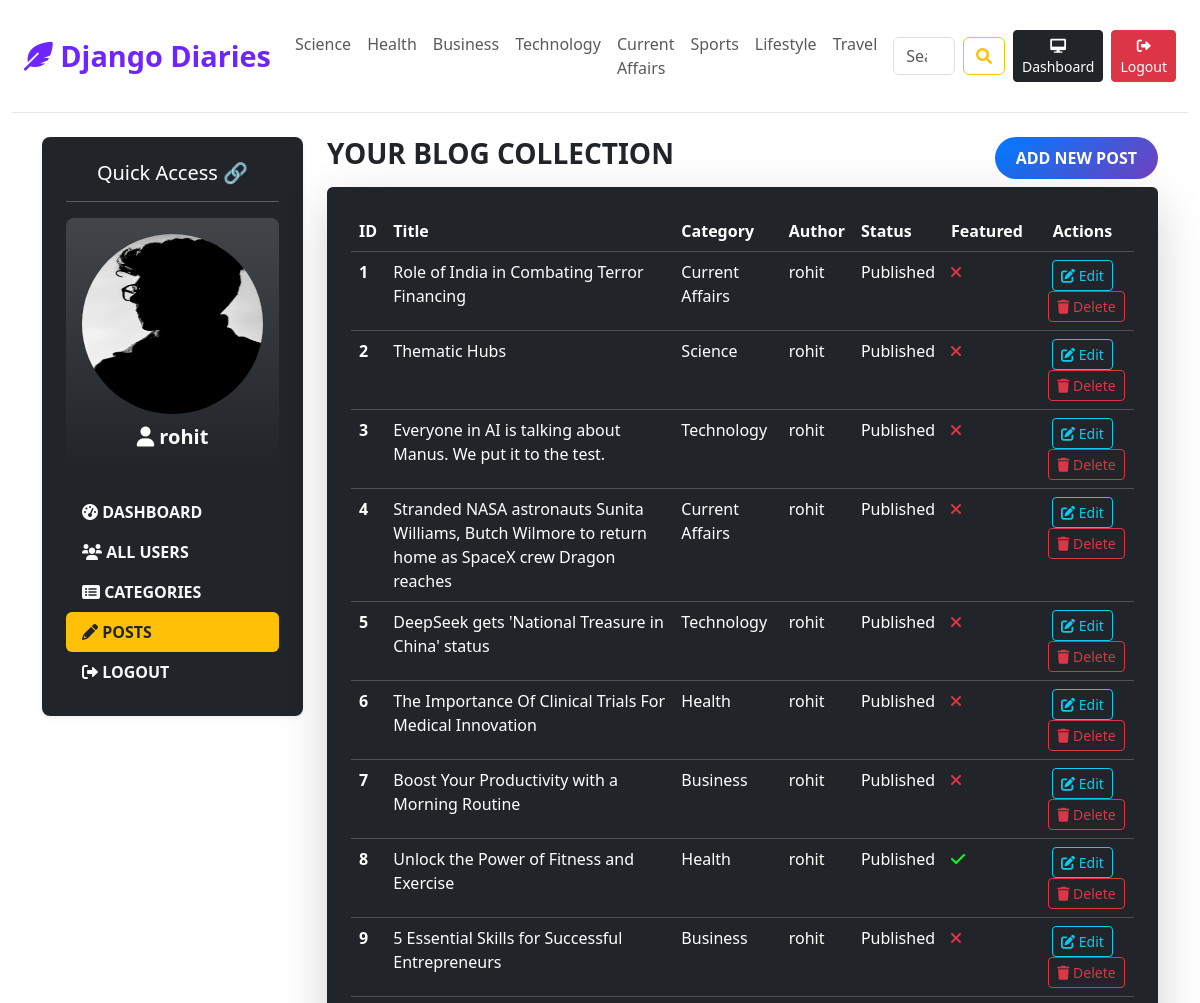
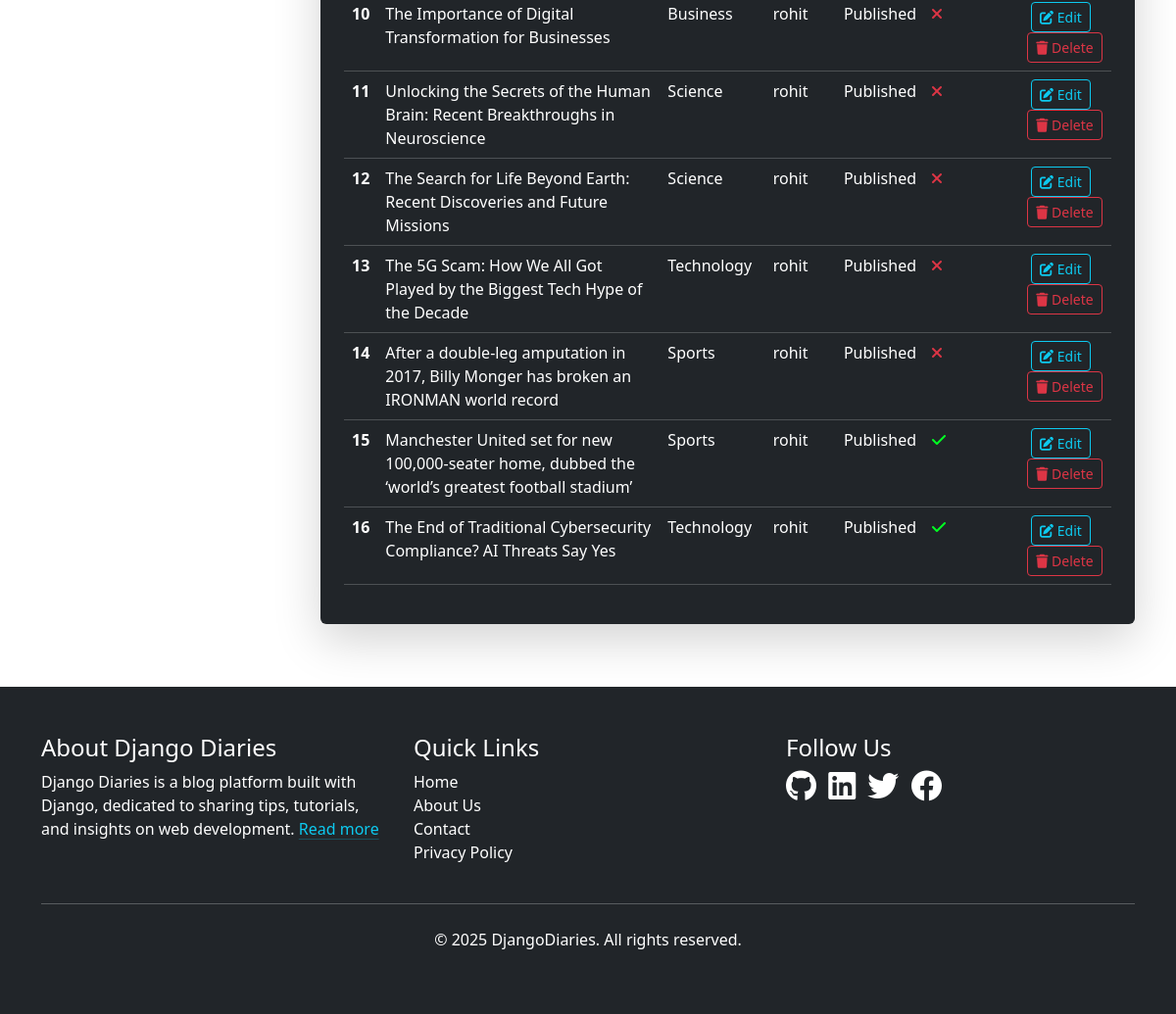
The page /dashboard/posts/ (signed in) on the database its author committed (2 pictures, top to bottom).
### blogs/models.py (models this page shows, shortened)
class Category(models.Model):
    category_name = models.CharField(max_length=50, unique=True)
    created_at = models.DateTimeField(auto_now_add=True)
    updated_at = models.DateTimeField(auto_now=True)
    class Meta:
        verbose_name_plural = "categories"

class Blogs(models.Model):
    STATUS_CHOICES = (
        ('draft','Draft'),
        ('published','Published'),
    )
    title = models.CharField(max_length=100, unique=True)
    slug = models.SlugField(unique=True, blank=True)
    category = models.ForeignKey(Category, on_delete=models.CASCADE)
    author = models.ForeignKey(User, on_delete=models.CASCADE)
    blog_image = models.ImageField(upload_to='uploads/%Y/%m/%d',blank=True, null=True)
    short_description = models.TextField(max_length = 1000)
    blog_body = models.TextField(max_length = 5000)
    status = models.CharField(choices = STATUS_CHOICES, default='draft', max_length=50)
    is_featured = models.BooleanField(default=False)
    created_at = models.DateTimeField(auto_now_add=True)
    updated_at = models.DateTimeField(auto_now=True)
    class Meta:
        verbose_name_plural = "blogs"

### dashboard/models.py (models this page shows, shortened)
class UserProfile(models.Model):
    user = models.OneToOneField(User, on_delete=models.CASCADE)
    profile_image = models.ImageField(upload_to='profile_pics/', null=True, blank=True)

### dashboard/views.py (the view)
# urls.py: path('posts/', views.posts, name='posts'),
def posts(request):
    user_posts = Blogs.objects.filter(author=request.user)
    user_profile = UserProfile.objects.filter(user=request.user).first()
    context = {
        'posts': user_posts,
        'user_profile': user_profile,
    }
    return render(request, 'dashboard/posts.html',context)

### blogs/context_processors.py (called while the page is built)
def get_categories(request):
    categories = Category.objects.all()
    return {'categories': categories}

### templates/dashboard/posts.html
{% extends "base/base.html" %}
{% block content %}
<div class="container mt-4 text-light">
    <div class="row">
        {% include "dashboard/LeftSideBar.html" %}
        <div class="col-md-9 mb-5">
            <div class="d-flex justify-content-between align-items-center mb-2">
                <h3 class="fw-bold text-dark text-uppercase">Your Blog Collection</h3>
                <a href="{% url 'add_posts' %}" class="btn custom-badge">Add New POST</a>
            </div>
            <div class="card bg-dark border-0 shadow-lg">
                <div class="card-body p-4">
                    <table class="table table-dark table-hover">
                        <thead class="bg-info text-white">
                            <tr>
                                <th>ID</th>
                                <th>Title</th>
                                <th>Category</th>
                                <th>Author</th>
                                <th>Status</th>
                                <th>Featured</th>
                                <th class="text-center">Actions</th>
                            </tr>
                        </thead>
                        <tbody>
                            {% for post in posts %}
                            <tr>
                                <th>{{ forloop.counter }}</th>
                                <td>{{ post.title }}</td>
                                <td>{{ post.category.category_name }}</td>
                                <td>{{ post.author }}</td>
                                <td>{{ post.get_status_display }}</td>
                                <td>
                                    {% if post.is_featured %}
                                      <i class="fas fa-check" style='color:#00ff22;'></i>
                                    {% else %}
                                      <i class="fas fa-times text-danger"></i>
                                    {% endif %}
                                  </td>
                                <td class="text-center">
                                    <a href="{% url "edit_posts" post.id %}" class="btn btn-outline-info btn-sm" title="Edit">
                                        <i class="fa-solid fa-pen-to-square"></i> Edit
                                    </a>
                                    <a href="{% url "delete_posts" post.id %}" class="btn btn-outline-danger btn-sm ms-2" title="Delete">
                                        <i class="fa-solid fa-trash"></i> Delete
                                    </a>
                                </td>
                            </tr>
                            {% endfor %}
                        </tbody>
                    </table>
                </div>
            </div>
        </div>
    </div>
</div>
{% endblock %}

### templates/base/header.html (shortened to what this page needs)
{% load static %}
<!DOCTYPE html>
<html lang="en" data-bs-theme="light">
  <head>
    <link href="https://cdnjs.cloudflare.com/ajax/libs/font-awesome/6.0.0-beta3/css/all.min.css" rel="stylesheet">
    <link href="https://cdn.jsdelivr.net/npm/bootstrap@5.3.3/dist/css/bootstrap.min.css" rel="stylesheet">
    <link href="{% static 'css/blog.css' %}" rel="stylesheet">
  </head>
  <body>
    <div class="container-fluid">
      <header class="blog-header py-3 sticky-top bg-white">
        <nav class="navbar navbar-expand-lg navbar-light">
          <div class="container-fluid">
            <a class="navbar-brand custom-hover" href="/">
              <i class="fas fa-feather-alt"></i> Django Diaries
            </a>
            <div class="collapse navbar-collapse" id="navbarNav">
              <ul class="navbar-nav me-auto mb-2 mb-lg-0">
                {% for category in categories %}
                  <li class="nav-item">
                    <a class="nav-link custom-hover" href="{% url 'posts_by_category' category.id %}">{{ category.category_name }}</a>
                  </li>
                {% endfor %}
              </ul>
              <form class="d-flex m-2" action="{% url 'search' %}" method="GET">
                <input class="form-control me-2" type="search" placeholder="Search" aria-label="Search" name="keyword">
                <button class="btn btn-outline-warning" type="submit"><i class="fa fa-search"></i></button>
              </form>
              <div class="d-flex">
                {% if not user.is_authenticated %}
                  <a class="btn btn-sm btn-warning me-2" href="{% url 'login' %}"><i class="fa fa-sign-in-alt"></i> Login</a>
                  <a class="btn btn-sm btn-dark" href="{% url 'register' %}"><i class="fa fa-user-plus"></i> Register</a>
                {% else %}
                  <a class="btn btn-sm btn-dark me-2" href="{% url 'dashboard' %}"><i class="fas fa-desktop"></i> Dashboard</a>
                  <a class="btn btn-sm btn-danger" href="{% url 'logout' %}"><i class="fas fa-sign-out-alt"></i> Logout</a>
                {% endif %}
              </div>
            </div>
          </div>
        </nav>
      </header>

### templates/dashboard/LeftSideBar.html (shortened to what this page needs)
<div class="col-md-3 mb-5">
    <div class="bg-dark text-white p-4 rounded-3 shadow-sm">
        <h5 class="text-center mb-3">Quick Access 🔗</h5>
        <hr>
        <div class="bg-gradient p-3 rounded-3 mb-4 text-center">
            {% if user_profile and user_profile.profile_image %}
                <img src="{{ user_profile.profile_image.url }}" alt="Profile Image" class="img-fluid rounded-circle mb-2" style="width: 200px; height: 180px;">
            {% else %}
                <i class="fas fa-user-circle fa-3x mb-2"></i>
            {% endif %}
            <p class="mb-0 fw-bold fs-5"><i class="fas fa-user"></i> <strong>{{ request.user.username }}</strong></p>
        </div>
        <div class="nav flex-column text-uppercase">
            <a href="{% url 'dashboard' %}" class="nav-link text-light py-2 fw-bold {% if '/dashboard/' == request.path %}bg-warning text-dark rounded-2{% endif %}">
                <i class="fas fa-tachometer-alt"></i> Dashboard
            </a>
            {% if perms.auth.view_user %}
                <a href="{% url 'users' %}" class="nav-link text-light py-2 fw-bold {% if '/users/' in request.path %}bg-warning text-dark rounded-2{% endif %}">
                    <i class="fa fa-users"></i> All Users
                </a>
            {% endif %}
            <a href="{% url 'categories' %}" class="nav-link text-light py-2 fw-bold {% if '/categories/' in request.path %}bg-warning text-dark rounded-2{% endif %}">
                <i class="fas fa-list-alt"></i> Categories
            </a>
            <a href="{% url 'posts' %}" class="nav-link text-light py-2 fw-bold {% if '/posts' in request.path %}bg-warning text-dark rounded-2{% endif %}">
                <i class="fas fa-pencil-alt"></i> Posts
            </a>
            <a href="{% url "logout" %}" class="nav-link text-light py-2 fw-bold">
                <i class="fas fa-sign-out-alt"></i> Logout
            </a>
        </div>
    </div>
</div>

### static/css/blog.css (style rules this page uses)
.blog-header { border-bottom: 1px solid #e5e5e5; }
.navbar-brand { font-size: 2rem; font-weight: bold; color: #6e25ff !important; }
.custom-hover { position: relative; text-decoration: none; transition: color 0.3s ease; }
.custom-hover::after { content: ''; position: absolute; width: 100%; transform: scaleX(0); height: 2px; bottom: 0; left: 0; background-color: #007bff; transform-origin: bottom right; transition: transform 0.25s ease-out; }
.custom-badge { background: linear-gradient(135deg, #007bff, #6f42c1); border-radius: 50px; padding: 8px 20px; color: white; text-transform: uppercase; font-weight: 600; text-decoration: none; transition: transform 0.3s ease, background-color 0.3s ease; display: inline-block; }
@media (min-width: 768px) { .navbar-brand { font-size: 1.8rem; } }

### rows shown on the page
Category: category_name "Science"
Category: category_name "Health"
Category: category_name "Business"
Category: category_name "Technology"
Category: category_name "Current Affairs"
Category: category_name "Sports"
Category: category_name "Lifestyle"
Category: category_name "Travel"
UserProfile: profile_image (picture)
Blogs: title "Role of India in Combating Terror Financing", category.category_name "Current Affairs", author "rohit", status "Published", is_featured False (drawn)
Blogs: title "Thematic Hubs", category.category_name "Science", author "rohit", status "Published", is_featured False (drawn)
Blogs: title "Everyone in AI is talking about Manus. We put it to the test.", category.category_name "Technology", author "rohit", status "Published", is_featured False (drawn)
Blogs: title "Stranded NASA astronauts Sunita Williams, Butch Wilmore to return home as SpaceX crew Dragon reaches", category.category_name "Current Affairs", author "rohit", status "Published", is_featured False (drawn)
Blogs: title "DeepSeek gets 'National Treasure in China' status", category.category_name "Technology", author "rohit", status "Published", is_featured False (drawn)
Blogs: title "The Importance Of Clinical Trials For Medical Innovation", category.category_name "Health", author "rohit", status "Published", is_featured False (drawn)
Blogs: title "Boost Your Productivity with a Morning Routine", category.category_name "Business", author "rohit", status "Published", is_featured False (drawn)
Blogs: title "Unlock the Power of Fitness and Exercise", category.category_name "Health", author "rohit", status "Published", is_featured True (drawn)
Blogs: title "5 Essential Skills for Successful Entrepreneurs", category.category_name "Business", author "rohit", status "Published", is_featured False (drawn)
Blogs: title "The Importance of Digital Transformation for Businesses", category.category_name "Business", author "rohit", status "Published", is_featured False (drawn)
Blogs: title "Unlocking the Secrets of the Human Brain: Recent Breakthroughs in Neuroscience", category.category_name "Science", author "rohit", status "Published", is_featured False (drawn)
Blogs: title "The Search for Life Beyond Earth: Recent Discoveries and Future Missions", category.category_name "Science", author "rohit", status "Published", is_featured False (drawn)
Blogs: title "The 5G Scam: How We All Got Played by the Biggest Tech Hype of the Decade", category.category_name "Technology", author "rohit", status "Published", is_featured False (drawn)
Blogs: title "After a double-leg amputation in 2017, Billy Monger has broken an IRONMAN world record", category.category_name "Sports", author "rohit", status "Published", is_featured False (drawn)
Blogs: title "Manchester United set for new 100,000-seater home, dubbed the ‘world’s greatest football stadium’", category.category_name "Sports", author "rohit", status "Published", is_featured True (drawn)
Blogs: title "The End of Traditional Cybersecurity Compliance? AI Threats Say Yes", category.category_name "Technology", author "rohit", status "Published", is_featured True (drawn)

### other values the page prints
{{ request.user.username }} "rohit"
